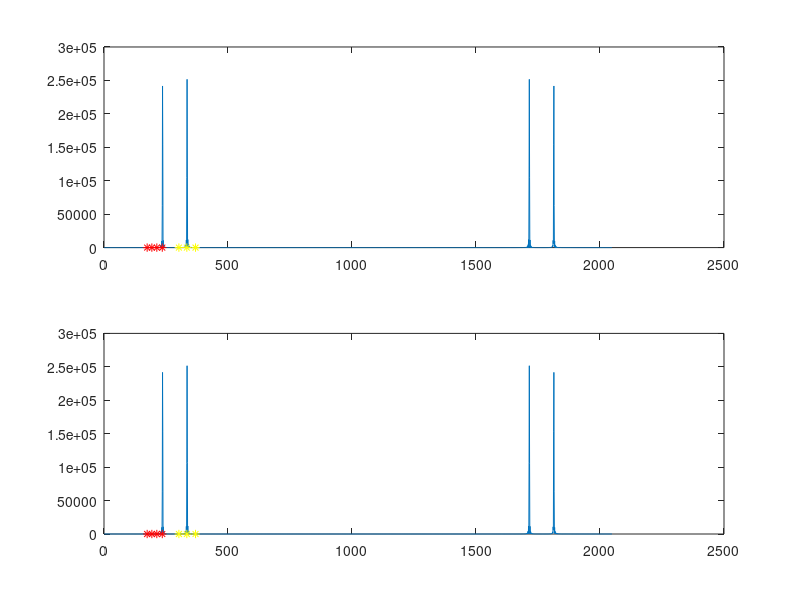

Here is the MATLAB script that generated this plot:
clear;hold off;
n=0:999;
d1=sin(0.5346.*n)+sin(0.9273.*n);
sound(d1,8192);
d0=sin(0.7217.*n)+sin(1.0247.*n);
N=2048;
w_row=[0.5346 0.5906 0.6535 0.7217];
w_col=[0.9273 1.0247 1.1328];
d0=sin(0.7217.*n)+sin(1.0247.*n);
d2=sin(0.5346.*n)+sin(1.0247.*n);
d3=sin(0.5346.*n)+sin(1.1328.*n);
d4=sin(0.5906.*n)+sin(0.9273.*n);
d5=sin(0.5906.*n)+sin(1.0247.*n);
d6=sin(0.5906.*n)+sin(1.1328.*n);
d7=sin(0.6535.*n)+sin(0.9273.*n);
d8=sin(0.6535.*n)+sin(1.0247.*n);
d9=sin(0.3535.*n)+sin(1.1328.*n);
d=d1+d2+d3+d4+d5+d6+d7+d8+d9+d0;
%%
D0=fft(d0,N);
%%
E0=abs(D0).^2;
subplot(2,1,1);
plot(E0);hold on;
plot(round(w_row/pi*N/2),0,'r*');
plot(round(w_col/pi*N/2),0,'y*');
hold off;
E0(236)
dx=d0;
Dx=fft(dx,N);
Ex=abs(Dx).^2;
subplot(2,1,2);
plot(Ex);hold on;
plot(round(w_row/pi*N/2),0,'r*');
plot(round(w_col/pi*N/2),0,'y*');
hold off;
delta=0.1;
x=99;
Ex(236)
if abs(Ex(236)-E0(236))<1 && abs(Ex(335)-E0(335))<1
    x=0;
elseif 1
    x
else 1
    x
end
x